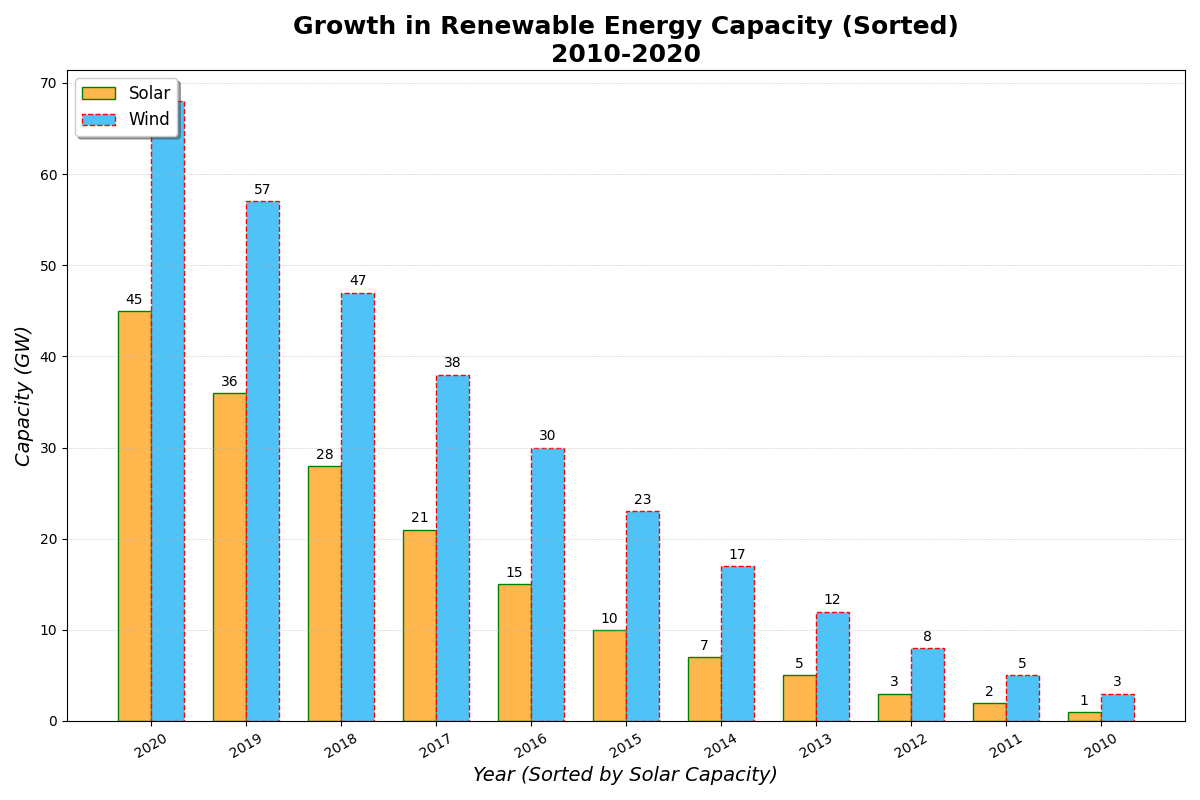

Write Python code to recreate this figure.
import matplotlib.pyplot as plt
import numpy as np

years = np.arange(2010, 2021)
solar_capacity = [1, 2, 3, 5, 7, 10, 15, 21, 28, 36, 45]
wind_capacity = [3, 5, 8, 12, 17, 23, 30, 38, 47, 57, 68]
colors = ['#FFB74D', '#4FC3F7']

# Sort the capacities and years in descending order
sorted_indices = np.argsort(solar_capacity)[::-1]
solar_capacity_sorted = np.array(solar_capacity)[sorted_indices]
wind_capacity_sorted = np.array(wind_capacity)[sorted_indices]
years_sorted = years[sorted_indices]

fig, ax = plt.subplots(figsize=(12, 8))

bar_width = 0.35
indices = np.arange(len(years))

bars1 = ax.bar(indices - bar_width/2, solar_capacity_sorted, bar_width, color=colors[0], edgecolor='green', linestyle='-', label='Solar')
bars2 = ax.bar(indices + bar_width/2, wind_capacity_sorted, bar_width, color=colors[1], edgecolor='red', linestyle='--', label='Wind')

ax.set_title('Growth in Renewable Energy Capacity (Sorted)\n2010-2020', fontsize=18, fontweight='bold')
ax.set_xlabel('Year (Sorted by Solar Capacity)', fontsize=14, fontstyle='italic')
ax.set_ylabel('Capacity (GW)', fontsize=14, fontstyle='italic')
ax.set_xticks(indices)
ax.set_xticklabels(years_sorted, rotation=30, fontsize=10)
ax.legend(loc='upper left', fontsize=12, shadow=True)

def add_labels(bars):
    for bar in bars:
        height = bar.get_height()
        ax.annotate('{}'.format(height),
                    xy=(bar.get_x() + bar.get_width() / 2, height),
                    xytext=(0, 3), 
                    textcoords="offset points",
                    ha='center', va='bottom')

add_labels(bars1)
add_labels(bars2)

plt.grid(True, linestyle=':', linewidth=0.5, axis='y')
plt.tight_layout()
plt.show()
